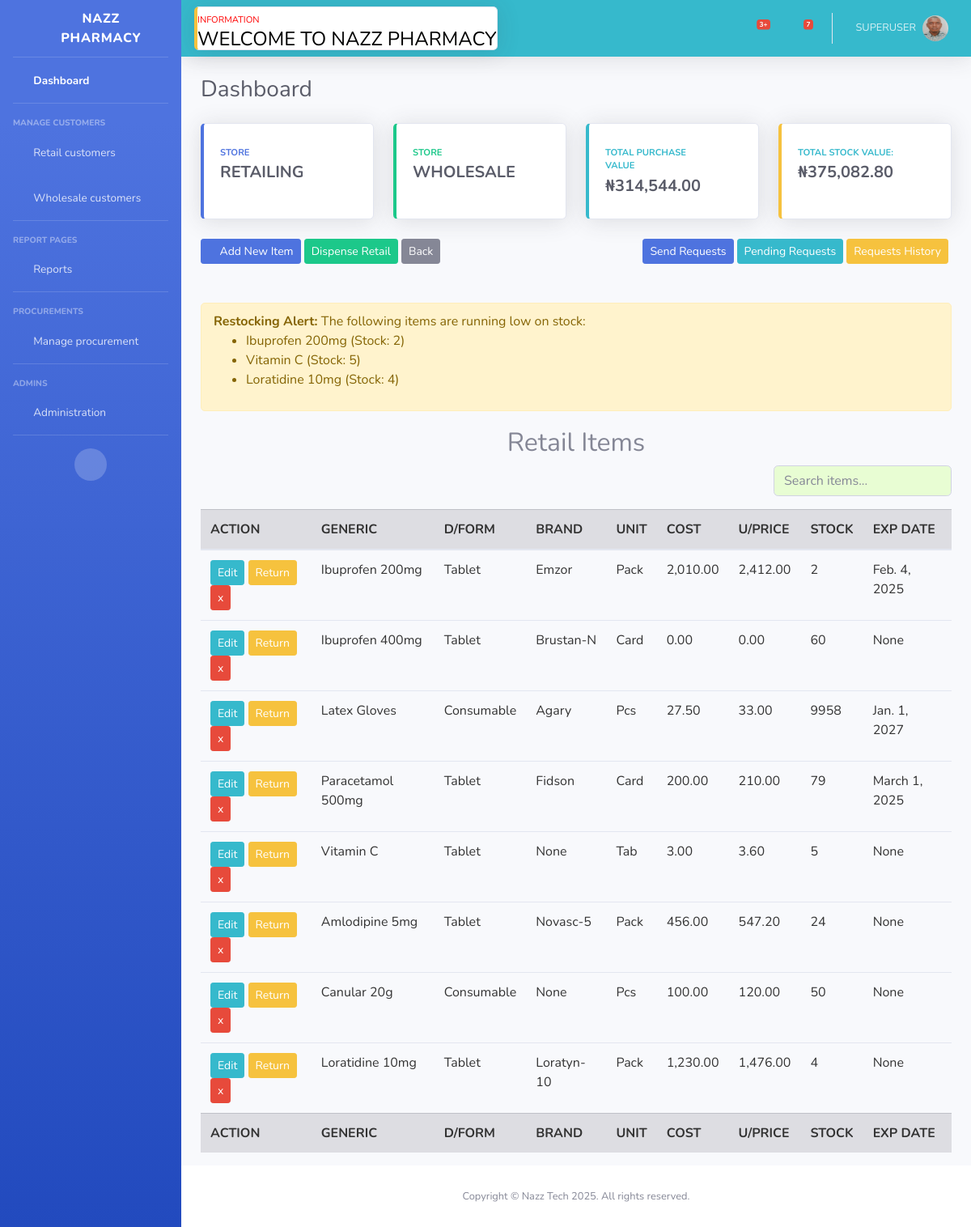
Page /store/ (signed in) on the earlier database version.
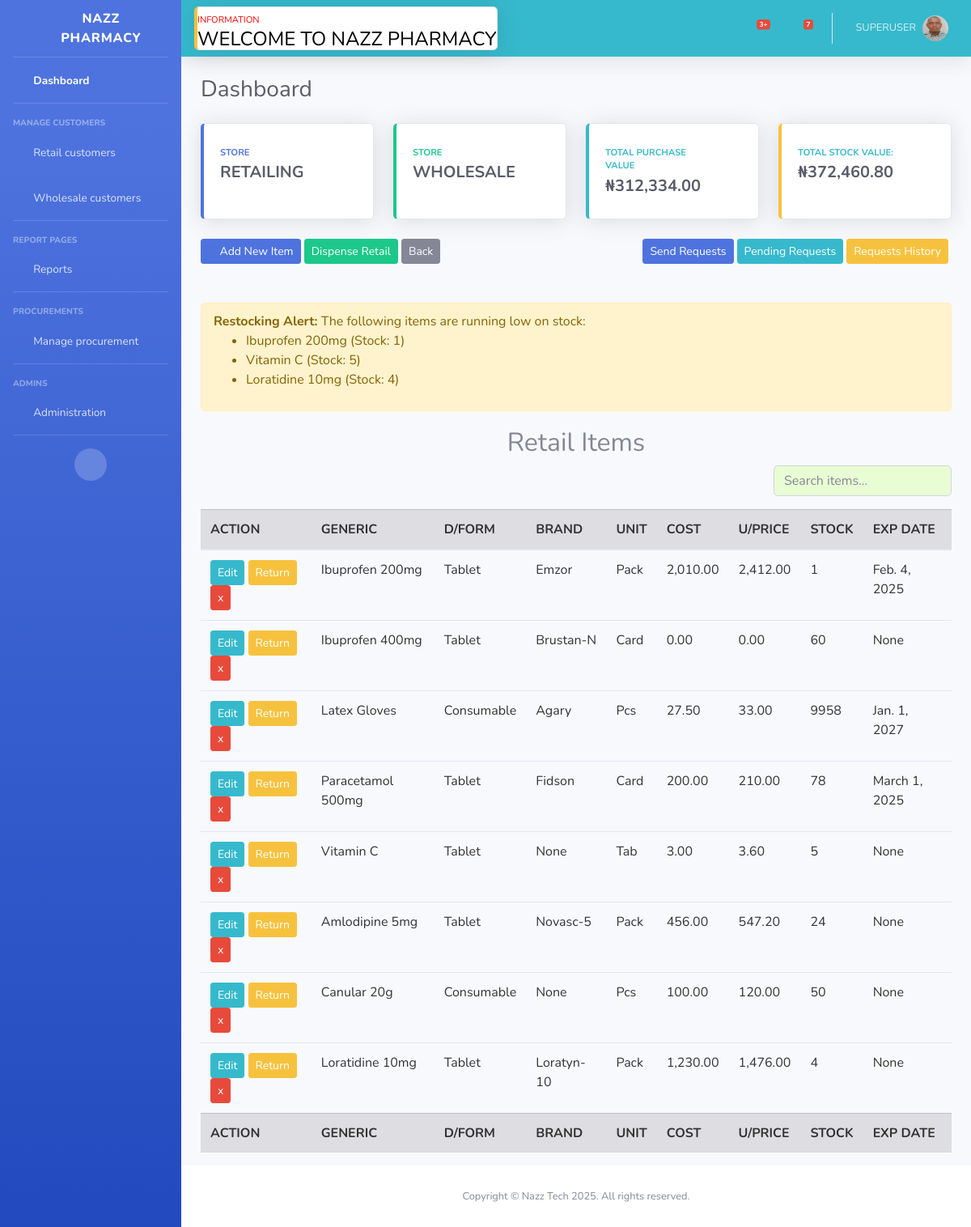
Same page on the later database version.
### store/models.py (models this page shows, shortened)
class Item(models.Model):
    name = models.CharField(max_length=200)
    dosage_form = models.CharField(max_length=200, choices=DOSAGE_FORM, blank=True, null=True)
    brand = models.CharField(max_length=200, blank=True, null=True)
    unit = models.CharField(max_length=200, choices=UNIT, blank=True, null=True)
    cost = models.DecimalField(max_digits=12, decimal_places=2, default=0)
    price = models.DecimalField(max_digits=12, decimal_places=2, default=0)
    markup = models.DecimalField(max_digits=6, decimal_places=2, default=0, choices=MARKUP_CHOICES)
    stock = models.PositiveIntegerField(default=0, null=True, blank=True)
    low_stock_threshold = models.PositiveIntegerField(default=0, null=True, blank=True)
    exp_date = models.DateField(null=True, blank=True)
    class Meta:
        ordering = ('name',)

### store/views.py (the view)
# urls.py: path('', include('store.urls')),
@login_required
def store(request):
    if request.user.is_authenticated:
        items = Item.objects.all().order_by('name')
        low_stock_threshold = 10  # Adjust this number as needed
        total_purchase_value = sum(item.cost * item.stock for item in items)
        total_stock_value = sum(item.price * item.stock for item in items)
        total_profit = total_stock_value - total_purchase_value
        low_stock_items = [item for item in items if item.stock <= low_stock_threshold]
        context = {
            'items': items,
            'low_stock_items': low_stock_items,
            'low_stock_threshold': low_stock_threshold,
            'total_purchase_value': total_purchase_value,
            'total_stock_value': total_stock_value,
            'total_profit': total_profit,
        }
        return render(request, 'store/store.html', context)
    else:
        return redirect('store:index')

### templates/store/store.html (shortened to what the changed rows need)
{% extends 'partials/base.html' %}
{% load static %}
{% load humanize %}
{% block content %}
<div class="alert-container mt-5">
    {% if low_stock_items %}
    <div class="alert alert-warning" role="alert">
        <ul>
            {% for item in low_stock_items %}
            <li>{{ item.name|title }} (Stock: {{ item.stock }})</li>
            {% endfor %}
        </ul>
    </div>
    {% endif %}
</div>
<div class="col-15">
    <h2 style="text-align: center;">Retail Items</h2>
    <div class="table-responsive">
        <table class="table table-hover" id="dataTable" width="100%" cellspacing="0">
            <thead class="table-secondary">
                <tr>
                    <th scope="col">ACTION</th>
                    <th scope="col">GENERIC</th>
                    <th scope="col">D/FORM</th>
                    <th scope="col">BRAND</th>
                    <th scope="col">UNIT</th>
                    {% if user.is_superuser or is_staff %}
                    <th scope="col">COST</th>
                    {% endif %}
                    <th scope="col">U/PRICE</th>
                    <th scope="col">STOCK</th>
                    <th scope="col">EXP DATE</th>
                </tr>
            </thead>
            <tfoot class="table-secondary">
                <tr>
                    <th scope="col">ACTION</th>
                    <th scope="col">GENERIC</th>
                    <th scope="col">D/FORM</th>
                    <th scope="col">BRAND</th>
                    <th scope="col">UNIT</th>
                    {% if user.is_superuser %}
                    <th scope="col">COST</th>
                    {% endif %}
                    <th scope="col">U/PRICE</th>
                    <th scope="col">STOCK</th>
                    <th scope="col">EXP DATE</th>
                </tr>
            </tfoot>
            <tbody id="item-list">
                {% for item in items %}
                <tr>
                    <td>
                        <a class="btn btn-sm btn-info" data-toggle="modal" data-target="#editModal"
                            hx-get="{% url 'store:edit_item' item.id %}" hx-target="#editModal .modal-content">Edit</a>
                        <a class="btn btn-sm btn-warning" data-toggle="modal" data-target="#returnItemModal"
                            hx-get="{% url 'store:return_item' item.id %}"
                            hx-target="#returnItemModal .modal-content">Return</a>
                        <a href="{% url 'store:delete_item' item.id %}"
                            onclick="return confirm('Are you sure you want to delete {{item.name|title}} from  Store?')"
                            class="btn btn-sm btn-danger">x</a>
                    </td>
                    <td>{{item.name|title}}</td>
                    <td>{{item.dosage_form|title}}</td>
                    <td>{{item.brand|title}}</td>
                    <td>{{item.unit}}</td>
                    {% if user.is_superuser %}
                    <td>{{item.cost|intcomma }}</td>
                    {% endif %}
                    <td>{{item.price|intcomma }}</td>
                    <td>{{item.stock}}</td>
                    <td>{{item.exp_date}}</td>
                </tr>
                {% endfor %}
            </tbody>
        </table>
    </div>
</div>
{% endblock %}

### templates/partials/base.html (shortened to what the changed rows need)
{% load static %}
{% load humanize %}
<!DOCTYPE html>
<html lang="en">
<head>
    <link href="{% static 'vendor/fontawesome-free/css/all.min.css' %}" rel="stylesheet" type="text/css">
    <link href="{% static 'css/sb-admin-2.min.css' %}" rel="stylesheet">
</head>
<body id="page-top">
    <div id="wrapper">
        <div id="content-wrapper" class="d-flex flex-column">
            <div id="content">
                <div class="container-fluid">
                    <div class="d-sm-flex align-items-center justify-content-between mb-4">
                        <h1 class="h3 mb-0 text-gray-800">Dashboard</h1>
                    </div>
                    <div class="row">
                        <div class="col-xl-3 col-md-6 mb-4">
                            <div class="card border-left-info shadow h-100 py-2">
                                <div class="card-body">
                                    <div class="row no-gutters align-items-center">
                                        <div class="col mr-2">
                                            <div class="row no-gutters align-items-center">
                                                <div class="col-auto">
                                                    <div class="h5 mb-0 mr-3 font-weight-bold text-gray-800">
                                                        {% if request.user.is_superuser or is_staff %}
                                                        ₦{{total_purchase_value|intcomma}}
                                                        {% endif %}
                                                    </div>
                                                </div>
                                            </div>
                                        </div>
                                    </div>
                                </div>
                            </div>
                        </div>
                        <div class="col-xl-3 col-md-6 mb-4">
                            <div class="card border-left-warning shadow h-100 py-2">
                                <div class="card-body">
                                    <div class="row no-gutters align-items-center">
                                        <div class="col mr-2">
                                            <div class="text-xs font-weight-bold text-info text-uppercase mb-1">
                                                TOTAL STOCK VALUE:</div>
                                            <div class="h5 mb-0 font-weight-bold text-gray-800">₦{{total_stock_value|intcomma}}
                                            </div>
                                        </div>
                                    </div>
                                </div>
                            </div>
                        </div>
                    </div>
                    <div class="row">
                        <div class="col-12">
                            {% block content %}{% endblock content %}
                        </div>
                    </div>
                </div>
            </div>
        </div>
    </div>
</body>
</html>

Differences in the rows shown:
changed Item "Ibuprofen 200mg": stock "2" → "1"
changed Item "Paracetamol 500mg": stock "79" → "78"
Other differences:
{{ total_purchase_value|intcomma }}: "314,544.00" → "312,334.00"
{{ total_stock_value|intcomma }}: "375,082.80" → "372,460.80"
